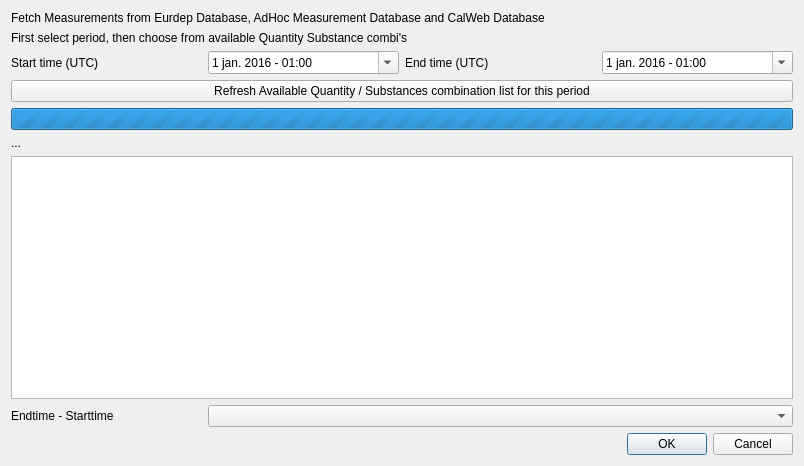
<?xml version="1.0" encoding="UTF-8"?>
<ui version="4.0">
 <class>Dialog</class>
 <widget class="QDialog" name="Dialog">
  <property name="geometry">
   <rect>
    <x>0</x>
    <y>0</y>
    <width>804</width>
    <height>466</height>
   </rect>
  </property>
  <property name="windowTitle">
   <string>Eurdep Measurements Dialog</string>
  </property>
  <layout class="QGridLayout" name="gridLayout">
   <item row="2" column="0">
    <widget class="QLabel" name="lbl_start_time">
     <property name="text">
      <string>Start time (UTC)</string>
     </property>
    </widget>
   </item>
   <item row="2" column="2">
    <widget class="QLabel" name="lbl_end_time">
     <property name="text">
      <string>End time (UTC)</string>
     </property>
    </widget>
   </item>
   <item row="0" column="0" colspan="4">
    <widget class="QLabel" name="lbl_title">
     <property name="text">
      <string>Fetch Measurements from Eurdep Database, AdHoc Measurement Database and CalWeb Database</string>
     </property>
    </widget>
   </item>
   <item row="7" column="0" colspan="4">
    <widget class="QTableView" name="tbl_combis"/>
   </item>
   <item row="2" column="3">
    <widget class="QDateTimeEdit" name="dateTime_end">
     <property name="locale">
      <locale language="Dutch" country="Netherlands"/>
     </property>
     <property name="dateTime">
      <datetime>
       <hour>1</hour>
       <minute>0</minute>
       <second>0</second>
       <year>2016</year>
       <month>1</month>
       <day>1</day>
      </datetime>
     </property>
     <property name="displayFormat">
      <string>d MMM yyyy - HH:mm</string>
     </property>
     <property name="calendarPopup">
      <bool>true</bool>
     </property>
    </widget>
   </item>
   <item row="11" column="0" colspan="4">
    <widget class="QDialogButtonBox" name="buttonBox">
     <property name="orientation">
      <enum>Qt::Horizontal</enum>
     </property>
     <property name="standardButtons">
      <set>QDialogButtonBox::Cancel|QDialogButtonBox::Ok</set>
     </property>
    </widget>
   </item>
   <item row="4" column="0" colspan="4">
    <widget class="QProgressBar" name="combis_progressbar">
     <property name="maximum">
      <number>0</number>
     </property>
     <property name="value">
      <number>-2</number>
     </property>
    </widget>
   </item>
   <item row="10" column="1" colspan="3">
    <widget class="QComboBox" name="combo_endminusstart">
     <property name="editable">
      <bool>false</bool>
     </property>
    </widget>
   </item>
   <item row="10" column="0">
    <widget class="QLabel" name="lbl_endminusstart">
     <property name="text">
      <string>Endtime - Starttime</string>
     </property>
    </widget>
   </item>
   <item row="5" column="0">
    <widget class="QLabel" name="lbl_retrieving_combis">
     <property name="text">
      <string>...</string>
     </property>
    </widget>
   </item>
   <item row="3" column="0" colspan="4">
    <widget class="QPushButton" name="btn_get_combis">
     <property name="text">
      <string>Refresh Available Quantity / Substances combination list for this period</string>
     </property>
    </widget>
   </item>
   <item row="2" column="1">
    <widget class="QDateTimeEdit" name="dateTime_start">
     <property name="locale">
      <locale language="Dutch" country="Netherlands"/>
     </property>
     <property name="dateTime">
      <datetime>
       <hour>1</hour>
       <minute>0</minute>
       <second>0</second>
       <year>2016</year>
       <month>1</month>
       <day>1</day>
      </datetime>
     </property>
     <property name="displayFormat">
      <string>d MMM yyyy - HH:mm</string>
     </property>
     <property name="calendarPopup">
      <bool>true</bool>
     </property>
    </widget>
   </item>
   <item row="1" column="0" colspan="4">
    <widget class="QLabel" name="lbl_title2">
     <property name="text">
      <string>First select period, then choose from available Quantity Substance combi's</string>
     </property>
    </widget>
   </item>
  </layout>
 </widget>
 <resources/>
 <connections>
  <connection>
   <sender>buttonBox</sender>
   <signal>accepted()</signal>
   <receiver>Dialog</receiver>
   <slot>accept()</slot>
   <hints>
    <hint type="sourcelabel">
     <x>248</x>
     <y>254</y>
    </hint>
    <hint type="destinationlabel">
     <x>157</x>
     <y>274</y>
    </hint>
   </hints>
  </connection>
  <connection>
   <sender>buttonBox</sender>
   <signal>rejected()</signal>
   <receiver>Dialog</receiver>
   <slot>reject()</slot>
   <hints>
    <hint type="sourcelabel">
     <x>316</x>
     <y>260</y>
    </hint>
    <hint type="destinationlabel">
     <x>286</x>
     <y>274</y>
    </hint>
   </hints>
  </connection>
 </connections>
</ui>
